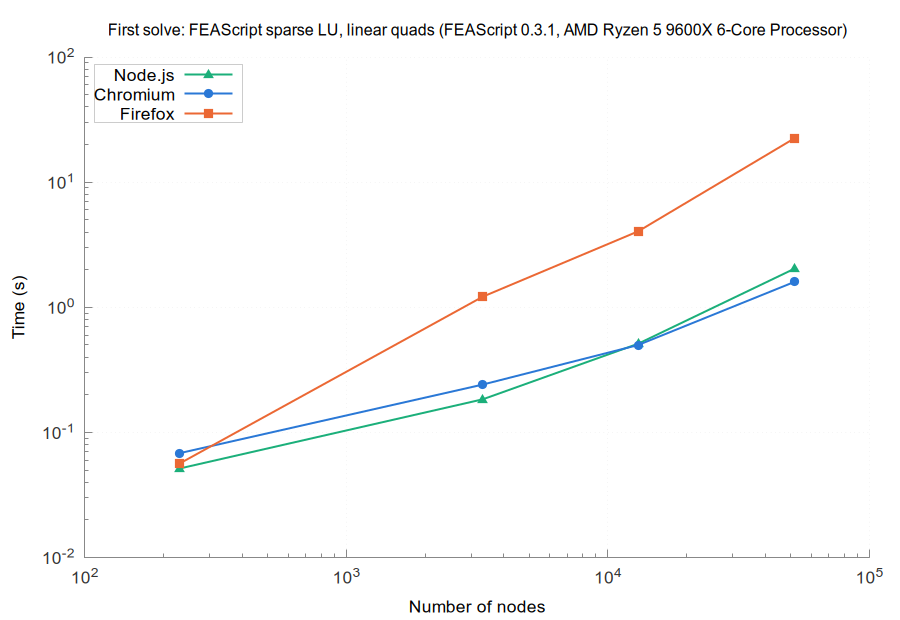

Reproduce this figure in gnuplot.
set terminal pngcairo size 900,620 font 'Arial,13'
set border 3 lc rgb '#888888'; set tics nomirror tc rgb '#333333'
set grid lc rgb '#e6e6e6' lw 1; set key top left box lc rgb '#cccccc' opaque
set logscale xy; set format y '10^{%L}'; set format x '10^{%L}'
set output 'browsers_FEAScript_sparse_LU_linear_quads_first.png'
set title 'First solve: FEAScript sparse LU, linear quads (FEAScript 0.3.1, AMD Ryzen 5 9600X 6-Core Processor)' font 'Arial,12'
set xlabel 'Number of nodes'
set ylabel 'Time (s)'
plot 'browsers_FEAScript_sparse_LU_linear_quads_first_node.dat' u 1:2 w lp lw 2 pt 9 ps 1.2 lc rgb '#1baf7a' t 'Node.js', \
     'browsers_FEAScript_sparse_LU_linear_quads_first_chromium.dat' u 1:2 w lp lw 2 pt 7 ps 1.2 lc rgb '#2a78d6' t 'Chromium', \
     'browsers_FEAScript_sparse_LU_linear_quads_first_firefox.dat' u 1:2 w lp lw 2 pt 5 ps 1.2 lc rgb '#eb6834' t 'Firefox'
